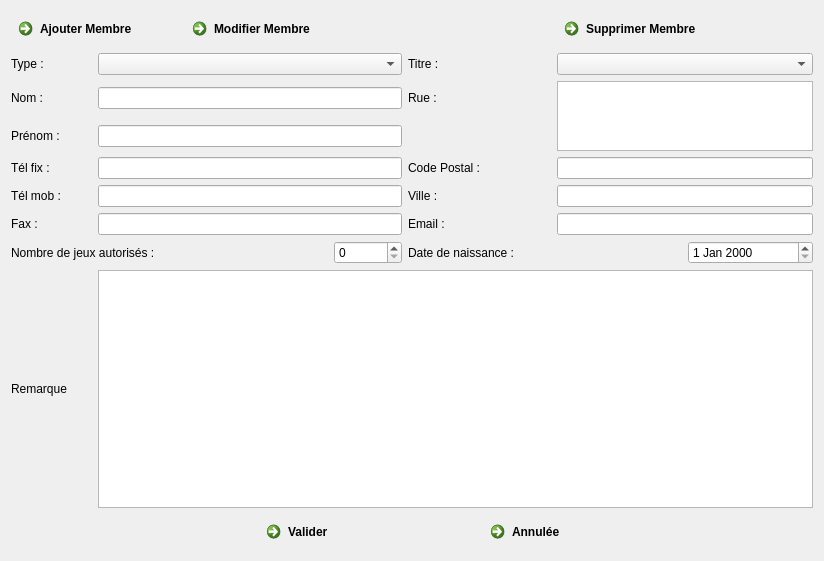
<?xml version="1.0" encoding="UTF-8"?>
<ui version="4.0">
 <class>F_AdministrerMembres</class>
 <widget class="QWidget" name="F_AdministrerMembres">
  <property name="geometry">
   <rect>
    <x>0</x>
    <y>0</y>
    <width>824</width>
    <height>561</height>
   </rect>
  </property>
  <property name="windowTitle">
   <string>Form</string>
  </property>
  <layout class="QGridLayout" name="gridLayout">
   <item row="1" column="0">
    <widget class="QLabel" name="label_14">
     <property name="text">
      <string>Type :</string>
     </property>
    </widget>
   </item>
   <item row="1" column="1" colspan="4">
    <widget class="QComboBox" name="CBx_Type"/>
   </item>
   <item row="1" column="5" colspan="2">
    <widget class="QLabel" name="label_13">
     <property name="text">
      <string>Titre :</string>
     </property>
    </widget>
   </item>
   <item row="1" column="7" colspan="2">
    <widget class="QComboBox" name="CBx_Titre"/>
   </item>
   <item row="2" column="0">
    <widget class="QLabel" name="label">
     <property name="text">
      <string>Nom :</string>
     </property>
    </widget>
   </item>
   <item row="2" column="1" colspan="4">
    <widget class="QLineEdit" name="Le_Nom"/>
   </item>
   <item row="2" column="5" colspan="2">
    <widget class="QLabel" name="label_3">
     <property name="text">
      <string>Rue :</string>
     </property>
    </widget>
   </item>
   <item row="2" column="7" rowspan="2" colspan="2">
    <widget class="QTextEdit" name="textEdit"/>
   </item>
   <item row="3" column="0">
    <widget class="QLabel" name="label_2">
     <property name="text">
      <string>Prénom :</string>
     </property>
    </widget>
   </item>
   <item row="3" column="1" colspan="4">
    <widget class="QLineEdit" name="Le_Prenom">
     <property name="text">
      <string/>
     </property>
    </widget>
   </item>
   <item row="4" column="0">
    <widget class="QLabel" name="label_6">
     <property name="text">
      <string>Tél fix :</string>
     </property>
    </widget>
   </item>
   <item row="4" column="1" colspan="4">
    <widget class="QLineEdit" name="Le_TelFix"/>
   </item>
   <item row="4" column="5" colspan="2">
    <widget class="QLabel" name="label_4">
     <property name="text">
      <string>Code Postal :</string>
     </property>
    </widget>
   </item>
   <item row="4" column="7" colspan="2">
    <widget class="QLineEdit" name="Le_CP"/>
   </item>
   <item row="5" column="0">
    <widget class="QLabel" name="label_7">
     <property name="text">
      <string>Tél mob :</string>
     </property>
    </widget>
   </item>
   <item row="5" column="1" colspan="4">
    <widget class="QLineEdit" name="lineEdit_7"/>
   </item>
   <item row="5" column="5" colspan="2">
    <widget class="QLabel" name="label_5">
     <property name="text">
      <string>Ville :</string>
     </property>
    </widget>
   </item>
   <item row="5" column="7" colspan="2">
    <widget class="QLineEdit" name="lineEdit_4"/>
   </item>
   <item row="6" column="0">
    <widget class="QLabel" name="label_8">
     <property name="text">
      <string>Fax :</string>
     </property>
    </widget>
   </item>
   <item row="6" column="1" colspan="4">
    <widget class="QLineEdit" name="lineEdit_8"/>
   </item>
   <item row="6" column="5" colspan="2">
    <widget class="QLabel" name="label_9">
     <property name="text">
      <string>Email :</string>
     </property>
    </widget>
   </item>
   <item row="6" column="7" colspan="2">
    <widget class="QLineEdit" name="lineEdit_5"/>
   </item>
   <item row="7" column="0" colspan="4">
    <widget class="QLabel" name="label_10">
     <property name="text">
      <string>Nombre de jeux autorisés :</string>
     </property>
    </widget>
   </item>
   <item row="7" column="4">
    <widget class="QSpinBox" name="spinBox"/>
   </item>
   <item row="7" column="5" colspan="3">
    <widget class="QLabel" name="label_12">
     <property name="text">
      <string>Date de naissance :</string>
     </property>
    </widget>
   </item>
   <item row="7" column="8">
    <widget class="QDateEdit" name="dateEdit"/>
   </item>
   <item row="8" column="0">
    <widget class="QLabel" name="label_11">
     <property name="text">
      <string>Remarque</string>
     </property>
    </widget>
   </item>
   <item row="8" column="1" colspan="8">
    <widget class="QPlainTextEdit" name="plainTextEdit"/>
   </item>
   <item row="9" column="3" colspan="3">
    <widget class="QCommandLinkButton" name="commandLinkButton">
     <property name="text">
      <string>Valider</string>
     </property>
     <property name="icon">
      <iconset>
       <normaloff>../valider.png</normaloff>../valider.png</iconset>
     </property>
    </widget>
   </item>
   <item row="9" column="6" colspan="3">
    <widget class="QCommandLinkButton" name="commandLinkButton_2">
     <property name="text">
      <string>Annulée</string>
     </property>
     <property name="icon">
      <iconset>
       <normaloff>../annuler.png</normaloff>../annuler.png</iconset>
     </property>
    </widget>
   </item>
   <item row="0" column="7" colspan="2">
    <widget class="QCommandLinkButton" name="Bt_Supprimer">
     <property name="text">
      <string>Supprimer Membre</string>
     </property>
     <property name="icon">
      <iconset>
       <normaloff>../supprimer.png</normaloff>../supprimer.png</iconset>
     </property>
    </widget>
   </item>
   <item row="0" column="2" colspan="3">
    <widget class="QCommandLinkButton" name="commandLinkButton_23">
     <property name="text">
      <string>Modifier Membre</string>
     </property>
    </widget>
   </item>
   <item row="0" column="0" colspan="2">
    <widget class="QCommandLinkButton" name="commandLinkButtonkkljblkjb">
     <property name="text">
      <string>Ajouter Membre</string>
     </property>
     <property name="icon">
      <iconset>
       <normaloff>../ajouter.png</normaloff>../ajouter.png</iconset>
     </property>
    </widget>
   </item>
  </layout>
 </widget>
 <resources/>
 <connections/>
</ui>
